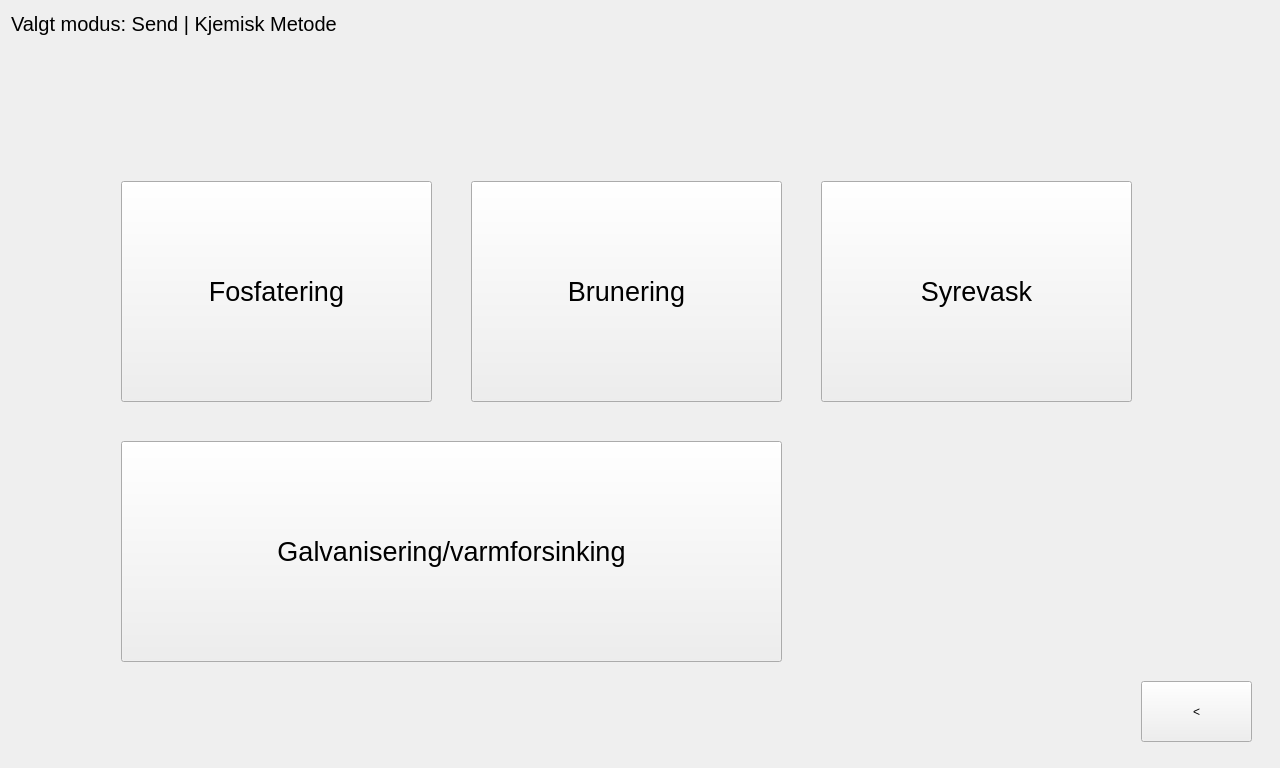
<?xml version="1.0" encoding="UTF-8"?>
<ui version="4.0">
 <class>sender</class>
 <widget class="QWidget" name="sender">
  <property name="geometry">
   <rect>
    <x>0</x>
    <y>0</y>
    <width>1280</width>
    <height>768</height>
   </rect>
  </property>
  <property name="windowTitle">
   <string>Form</string>
  </property>
  <layout class="QGridLayout" name="gridLayout">
   <item row="0" column="0">
    <widget class="QStackedWidget" name="stackedWidget">
     <property name="currentIndex">
      <number>3</number>
     </property>
     <widget class="QWidget" name="side_send">
      <widget class="QPushButton" name="x_0_send">
       <property name="geometry">
        <rect>
         <x>0</x>
         <y>0</y>
         <width>61</width>
         <height>61</height>
        </rect>
       </property>
       <property name="font">
        <font>
         <pointsize>10</pointsize>
        </font>
       </property>
       <property name="text">
        <string/>
       </property>
      </widget>
      <widget class="QPushButton" name="lakkering">
       <property name="geometry">
        <rect>
         <x>110</x>
         <y>170</y>
         <width>311</width>
         <height>221</height>
        </rect>
       </property>
       <property name="font">
        <font>
         <pointsize>20</pointsize>
        </font>
       </property>
       <property name="text">
        <string>Lakkering</string>
       </property>
      </widget>
      <widget class="QPushButton" name="elektrokjemisk_metode">
       <property name="geometry">
        <rect>
         <x>460</x>
         <y>170</y>
         <width>311</width>
         <height>221</height>
        </rect>
       </property>
       <property name="font">
        <font>
         <pointsize>20</pointsize>
        </font>
       </property>
       <property name="text">
        <string>Elektrokjemisk metode</string>
       </property>
      </widget>
      <widget class="QPushButton" name="kjemisk_metode">
       <property name="geometry">
        <rect>
         <x>810</x>
         <y>170</y>
         <width>311</width>
         <height>221</height>
        </rect>
       </property>
       <property name="font">
        <font>
         <pointsize>20</pointsize>
        </font>
       </property>
       <property name="text">
        <string>Kjemisk metode</string>
       </property>
      </widget>
      <widget class="QPushButton" name="herding">
       <property name="geometry">
        <rect>
         <x>110</x>
         <y>430</y>
         <width>311</width>
         <height>221</height>
        </rect>
       </property>
       <property name="font">
        <font>
         <pointsize>20</pointsize>
        </font>
       </property>
       <property name="text">
        <string>Herding</string>
       </property>
      </widget>
      <widget class="QPushButton" name="annet">
       <property name="geometry">
        <rect>
         <x>460</x>
         <y>430</y>
         <width>311</width>
         <height>221</height>
        </rect>
       </property>
       <property name="font">
        <font>
         <pointsize>20</pointsize>
        </font>
       </property>
       <property name="text">
        <string>Annet</string>
       </property>
      </widget>
      <widget class="QPushButton" name="tilbake_0_send">
       <property name="geometry">
        <rect>
         <x>1130</x>
         <y>670</y>
         <width>111</width>
         <height>61</height>
        </rect>
       </property>
       <property name="font">
        <font>
         <pointsize>10</pointsize>
        </font>
       </property>
       <property name="text">
        <string>&lt;</string>
       </property>
      </widget>
      <widget class="QWidget" name="layoutWidget">
       <property name="geometry">
        <rect>
         <x>110</x>
         <y>0</y>
         <width>341</width>
         <height>71</height>
        </rect>
       </property>
       <layout class="QGridLayout" name="modusogbehandling">
        <item row="0" column="0">
         <widget class="QLabel" name="modus_0">
          <property name="font">
           <font>
            <pointsize>15</pointsize>
           </font>
          </property>
          <property name="text">
           <string>Valgt modus: Send</string>
          </property>
         </widget>
        </item>
        <item row="1" column="0">
         <widget class="QLabel" name="velgbehandling">
          <property name="font">
           <font>
            <pointsize>23</pointsize>
           </font>
          </property>
          <property name="text">
           <string>Velg overflatebehandling</string>
          </property>
         </widget>
        </item>
       </layout>
      </widget>
      <widget class="QLabel" name="logo_tepvr_0">
       <property name="geometry">
        <rect>
         <x>780</x>
         <y>0</y>
         <width>481</width>
         <height>94</height>
        </rect>
       </property>
       <property name="text">
        <string/>
       </property>
      </widget>
     </widget>
     <widget class="QWidget" name="side_lakkering_send">
      <widget class="QPushButton" name="tilbake_1_lakk_send">
       <property name="geometry">
        <rect>
         <x>1130</x>
         <y>670</y>
         <width>111</width>
         <height>61</height>
        </rect>
       </property>
       <property name="font">
        <font>
         <pointsize>10</pointsize>
        </font>
       </property>
       <property name="text">
        <string>&lt;</string>
       </property>
      </widget>
      <widget class="QLabel" name="modus_1">
       <property name="geometry">
        <rect>
         <x>0</x>
         <y>0</y>
         <width>291</width>
         <height>25</height>
        </rect>
       </property>
       <property name="font">
        <font>
         <pointsize>15</pointsize>
        </font>
       </property>
       <property name="text">
        <string>Valgt modus: Send | Lakkering</string>
       </property>
      </widget>
      <widget class="QPushButton" name="vaatlakkering">
       <property name="geometry">
        <rect>
         <x>120</x>
         <y>250</y>
         <width>311</width>
         <height>221</height>
        </rect>
       </property>
       <property name="font">
        <font>
         <pointsize>20</pointsize>
        </font>
       </property>
       <property name="text">
        <string>Våtlakkering</string>
       </property>
      </widget>
      <widget class="QPushButton" name="offshore_lakkering">
       <property name="geometry">
        <rect>
         <x>820</x>
         <y>250</y>
         <width>311</width>
         <height>221</height>
        </rect>
       </property>
       <property name="font">
        <font>
         <pointsize>20</pointsize>
        </font>
       </property>
       <property name="text">
        <string>Offshore lakkering</string>
       </property>
      </widget>
      <widget class="QPushButton" name="pulverlakkering">
       <property name="geometry">
        <rect>
         <x>470</x>
         <y>250</y>
         <width>311</width>
         <height>221</height>
        </rect>
       </property>
       <property name="font">
        <font>
         <pointsize>20</pointsize>
        </font>
       </property>
       <property name="text">
        <string>Pulverlakkering</string>
       </property>
      </widget>
      <widget class="QLabel" name="logo_tepvr_1">
       <property name="geometry">
        <rect>
         <x>780</x>
         <y>0</y>
         <width>481</width>
         <height>94</height>
        </rect>
       </property>
       <property name="text">
        <string/>
       </property>
      </widget>
     </widget>
     <widget class="QWidget" name="side_elektrokjemisk_metode_send">
      <widget class="QPushButton" name="tilbake_2_elkj_send">
       <property name="geometry">
        <rect>
         <x>1130</x>
         <y>670</y>
         <width>111</width>
         <height>61</height>
        </rect>
       </property>
       <property name="text">
        <string>&lt;</string>
       </property>
      </widget>
      <widget class="QLabel" name="modus_2">
       <property name="geometry">
        <rect>
         <x>0</x>
         <y>0</y>
         <width>401</width>
         <height>25</height>
        </rect>
       </property>
       <property name="font">
        <font>
         <pointsize>15</pointsize>
        </font>
       </property>
       <property name="text">
        <string>Valgt modus: Send | Elektrokjemisk Metode</string>
       </property>
      </widget>
      <widget class="QPushButton" name="eloksering_alu">
       <property name="geometry">
        <rect>
         <x>110</x>
         <y>170</y>
         <width>311</width>
         <height>221</height>
        </rect>
       </property>
       <property name="font">
        <font>
         <pointsize>20</pointsize>
        </font>
       </property>
       <property name="text">
        <string>Eloksering (aluminium)</string>
       </property>
      </widget>
      <widget class="QPushButton" name="elzink">
       <property name="geometry">
        <rect>
         <x>460</x>
         <y>430</y>
         <width>661</width>
         <height>221</height>
        </rect>
       </property>
       <property name="font">
        <font>
         <pointsize>20</pointsize>
        </font>
       </property>
       <property name="text">
        <string>Elektrolytisk forsinking/elzink</string>
       </property>
      </widget>
      <widget class="QPushButton" name="hardforkromming">
       <property name="geometry">
        <rect>
         <x>810</x>
         <y>170</y>
         <width>311</width>
         <height>221</height>
        </rect>
       </property>
       <property name="font">
        <font>
         <pointsize>20</pointsize>
        </font>
       </property>
       <property name="text">
        <string>Hardforkromming</string>
       </property>
      </widget>
      <widget class="QPushButton" name="kromatering">
       <property name="geometry">
        <rect>
         <x>460</x>
         <y>170</y>
         <width>311</width>
         <height>221</height>
        </rect>
       </property>
       <property name="font">
        <font>
         <pointsize>20</pointsize>
        </font>
       </property>
       <property name="text">
        <string>Kromatering</string>
       </property>
      </widget>
      <widget class="QPushButton" name="elektrolytisk_fornikling">
       <property name="geometry">
        <rect>
         <x>110</x>
         <y>430</y>
         <width>311</width>
         <height>221</height>
        </rect>
       </property>
       <property name="font">
        <font>
         <pointsize>20</pointsize>
        </font>
       </property>
       <property name="text">
        <string>Elektrolytisk fornikling</string>
       </property>
      </widget>
      <widget class="QLabel" name="logo_tepvr_2">
       <property name="geometry">
        <rect>
         <x>780</x>
         <y>0</y>
         <width>481</width>
         <height>94</height>
        </rect>
       </property>
       <property name="text">
        <string/>
       </property>
      </widget>
     </widget>
     <widget class="QWidget" name="side_kjemisk_metode_send">
      <widget class="QPushButton" name="tilbake_3_kj_send">
       <property name="geometry">
        <rect>
         <x>1130</x>
         <y>670</y>
         <width>111</width>
         <height>61</height>
        </rect>
       </property>
       <property name="text">
        <string>&lt;</string>
       </property>
      </widget>
      <widget class="QLabel" name="modus_3">
       <property name="geometry">
        <rect>
         <x>0</x>
         <y>0</y>
         <width>341</width>
         <height>25</height>
        </rect>
       </property>
       <property name="font">
        <font>
         <pointsize>15</pointsize>
        </font>
       </property>
       <property name="text">
        <string>Valgt modus: Send | Kjemisk Metode</string>
       </property>
      </widget>
      <widget class="QPushButton" name="brunering">
       <property name="geometry">
        <rect>
         <x>460</x>
         <y>170</y>
         <width>311</width>
         <height>221</height>
        </rect>
       </property>
       <property name="font">
        <font>
         <pointsize>20</pointsize>
        </font>
       </property>
       <property name="text">
        <string>Brunering</string>
       </property>
      </widget>
      <widget class="QPushButton" name="syrevask">
       <property name="geometry">
        <rect>
         <x>810</x>
         <y>170</y>
         <width>311</width>
         <height>221</height>
        </rect>
       </property>
       <property name="font">
        <font>
         <pointsize>20</pointsize>
        </font>
       </property>
       <property name="text">
        <string>Syrevask</string>
       </property>
      </widget>
      <widget class="QPushButton" name="fosfatering">
       <property name="geometry">
        <rect>
         <x>110</x>
         <y>170</y>
         <width>311</width>
         <height>221</height>
        </rect>
       </property>
       <property name="font">
        <font>
         <pointsize>20</pointsize>
        </font>
       </property>
       <property name="text">
        <string>Fosfatering</string>
       </property>
      </widget>
      <widget class="QPushButton" name="galvanisering_varmforsinking">
       <property name="geometry">
        <rect>
         <x>110</x>
         <y>430</y>
         <width>661</width>
         <height>221</height>
        </rect>
       </property>
       <property name="font">
        <font>
         <pointsize>20</pointsize>
        </font>
       </property>
       <property name="text">
        <string>Galvanisering/varmforsinking</string>
       </property>
      </widget>
      <widget class="QLabel" name="logo_tepvr_3">
       <property name="geometry">
        <rect>
         <x>780</x>
         <y>0</y>
         <width>481</width>
         <height>94</height>
        </rect>
       </property>
       <property name="text">
        <string/>
       </property>
      </widget>
     </widget>
     <widget class="QWidget" name="side_herding_send">
      <widget class="QPushButton" name="tilbake_4_herd_send">
       <property name="geometry">
        <rect>
         <x>1130</x>
         <y>670</y>
         <width>111</width>
         <height>61</height>
        </rect>
       </property>
       <property name="text">
        <string>&lt;</string>
       </property>
      </widget>
      <widget class="QLabel" name="modus_4">
       <property name="geometry">
        <rect>
         <x>0</x>
         <y>0</y>
         <width>271</width>
         <height>25</height>
        </rect>
       </property>
       <property name="font">
        <font>
         <pointsize>15</pointsize>
        </font>
       </property>
       <property name="text">
        <string>Valgt modus: Send | Herding</string>
       </property>
      </widget>
      <widget class="QPushButton" name="nitrering">
       <property name="geometry">
        <rect>
         <x>810</x>
         <y>170</y>
         <width>311</width>
         <height>221</height>
        </rect>
       </property>
       <property name="font">
        <font>
         <pointsize>20</pointsize>
        </font>
       </property>
       <property name="text">
        <string>Nitrering</string>
       </property>
      </widget>
      <widget class="QPushButton" name="plasma_nitrering">
       <property name="geometry">
        <rect>
         <x>110</x>
         <y>430</y>
         <width>311</width>
         <height>221</height>
        </rect>
       </property>
       <property name="font">
        <font>
         <pointsize>20</pointsize>
        </font>
       </property>
       <property name="text">
        <string>Plasma nitering</string>
       </property>
      </widget>
      <widget class="QPushButton" name="sett_herding">
       <property name="geometry">
        <rect>
         <x>460</x>
         <y>170</y>
         <width>311</width>
         <height>221</height>
        </rect>
       </property>
       <property name="font">
        <font>
         <pointsize>20</pointsize>
        </font>
       </property>
       <property name="text">
        <string>Sett-herding</string>
       </property>
      </widget>
      <widget class="QPushButton" name="herding_2">
       <property name="geometry">
        <rect>
         <x>110</x>
         <y>170</y>
         <width>311</width>
         <height>221</height>
        </rect>
       </property>
       <property name="font">
        <font>
         <pointsize>20</pointsize>
        </font>
       </property>
       <property name="text">
        <string>Herding</string>
       </property>
      </widget>
      <widget class="QLabel" name="logo_tepvr_4">
       <property name="geometry">
        <rect>
         <x>780</x>
         <y>0</y>
         <width>481</width>
         <height>94</height>
        </rect>
       </property>
       <property name="text">
        <string/>
       </property>
      </widget>
     </widget>
     <widget class="QWidget" name="side_annet_send">
      <widget class="QPushButton" name="tilbake_5_annet_send">
       <property name="geometry">
        <rect>
         <x>1130</x>
         <y>670</y>
         <width>111</width>
         <height>61</height>
        </rect>
       </property>
       <property name="text">
        <string>&lt;</string>
       </property>
      </widget>
      <widget class="QLabel" name="modus_5">
       <property name="geometry">
        <rect>
         <x>0</x>
         <y>0</y>
         <width>251</width>
         <height>25</height>
        </rect>
       </property>
       <property name="font">
        <font>
         <pointsize>15</pointsize>
        </font>
       </property>
       <property name="text">
        <string>Valgt modus: Send | Annet</string>
       </property>
      </widget>
      <widget class="QPushButton" name="sliping">
       <property name="geometry">
        <rect>
         <x>70</x>
         <y>100</y>
         <width>251</width>
         <height>161</height>
        </rect>
       </property>
       <property name="font">
        <font>
         <pointsize>20</pointsize>
        </font>
       </property>
       <property name="text">
        <string>Sliping</string>
       </property>
      </widget>
      <widget class="QPushButton" name="glass_blaasing">
       <property name="geometry">
        <rect>
         <x>650</x>
         <y>100</y>
         <width>251</width>
         <height>161</height>
        </rect>
       </property>
       <property name="font">
        <font>
         <pointsize>20</pointsize>
        </font>
       </property>
       <property name="text">
        <string>Glass blåsing</string>
       </property>
      </widget>
      <widget class="QPushButton" name="sandblaasing">
       <property name="geometry">
        <rect>
         <x>940</x>
         <y>100</y>
         <width>251</width>
         <height>161</height>
        </rect>
       </property>
       <property name="font">
        <font>
         <pointsize>20</pointsize>
        </font>
       </property>
       <property name="text">
        <string>Sandblåsing</string>
       </property>
      </widget>
      <widget class="QPushButton" name="traadskjaering">
       <property name="geometry">
        <rect>
         <x>360</x>
         <y>100</y>
         <width>251</width>
         <height>161</height>
        </rect>
       </property>
       <property name="font">
        <font>
         <pointsize>20</pointsize>
        </font>
       </property>
       <property name="text">
        <string>Trådskjæring</string>
       </property>
      </widget>
      <widget class="QPushButton" name="kuleblaasing">
       <property name="geometry">
        <rect>
         <x>70</x>
         <y>300</y>
         <width>251</width>
         <height>161</height>
        </rect>
       </property>
       <property name="font">
        <font>
         <pointsize>20</pointsize>
        </font>
       </property>
       <property name="text">
        <string>Kuleblåsing</string>
       </property>
      </widget>
      <widget class="QPushButton" name="polering">
       <property name="geometry">
        <rect>
         <x>360</x>
         <y>300</y>
         <width>251</width>
         <height>161</height>
        </rect>
       </property>
       <property name="font">
        <font>
         <pointsize>20</pointsize>
        </font>
       </property>
       <property name="text">
        <string>Polering</string>
       </property>
      </widget>
      <widget class="QPushButton" name="elektrolytisk_polering">
       <property name="geometry">
        <rect>
         <x>510</x>
         <y>510</y>
         <width>431</width>
         <height>161</height>
        </rect>
       </property>
       <property name="font">
        <font>
         <pointsize>20</pointsize>
        </font>
       </property>
       <property name="text">
        <string>Elektrolytisk polering</string>
       </property>
      </widget>
      <widget class="QPushButton" name="forsolving_gullbelegging">
       <property name="geometry">
        <rect>
         <x>70</x>
         <y>510</y>
         <width>391</width>
         <height>161</height>
        </rect>
       </property>
       <property name="font">
        <font>
         <pointsize>20</pointsize>
        </font>
       </property>
       <property name="text">
        <string>Forsølving/Gullbelegging</string>
       </property>
      </widget>
      <widget class="QPushButton" name="gullbelegging">
       <property name="geometry">
        <rect>
         <x>940</x>
         <y>300</y>
         <width>251</width>
         <height>161</height>
        </rect>
       </property>
       <property name="font">
        <font>
         <pointsize>20</pointsize>
        </font>
       </property>
       <property name="text">
        <string>Gullbelegging</string>
       </property>
      </widget>
      <widget class="QPushButton" name="fortinning">
       <property name="geometry">
        <rect>
         <x>650</x>
         <y>300</y>
         <width>251</width>
         <height>161</height>
        </rect>
       </property>
       <property name="font">
        <font>
         <pointsize>20</pointsize>
        </font>
       </property>
       <property name="text">
        <string>Fortinning</string>
       </property>
      </widget>
      <widget class="QLabel" name="logo_tepvr_5">
       <property name="geometry">
        <rect>
         <x>780</x>
         <y>0</y>
         <width>481</width>
         <height>94</height>
        </rect>
       </property>
       <property name="text">
        <string/>
       </property>
      </widget>
     </widget>
    </widget>
   </item>
  </layout>
 </widget>
 <resources/>
 <connections/>
</ui>
